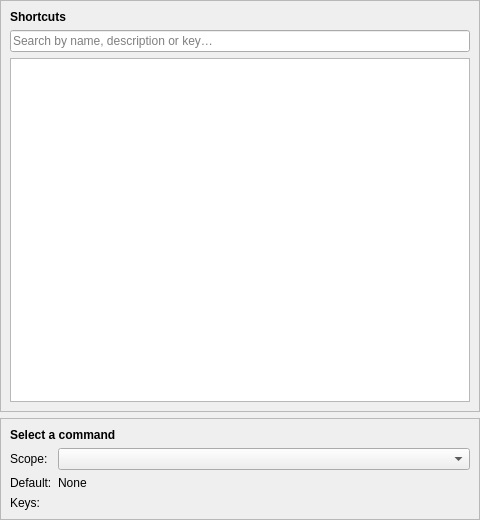
<?xml version="1.0" encoding="UTF-8"?>
<ui version="4.0">
 <class>ShortcutsPage</class>
 <widget class="QWidget" name="ShortcutsPage">
  <property name="geometry">
   <rect>
    <x>0</x>
    <y>0</y>
    <width>480</width>
    <height>520</height>
   </rect>
  </property>
  <layout class="QVBoxLayout" name="main_layout">
   <property name="leftMargin">
    <number>0</number>
   </property>
   <property name="topMargin">
    <number>0</number>
   </property>
   <property name="rightMargin">
    <number>0</number>
   </property>
   <property name="bottomMargin">
    <number>0</number>
   </property>
   <item>
    <widget class="QFrame" name="shortcuts_frame">
     <property name="frameShape">
      <enum>QFrame::Shape::StyledPanel</enum>
     </property>
     <property name="frameShadow">
      <enum>QFrame::Shadow::Raised</enum>
     </property>
     <layout class="QVBoxLayout" name="shortcuts_frame_layout">
      <item>
       <widget class="QLabel" name="shortcuts_frame_label">
        <property name="font">
         <font>
          <bold>true</bold>
         </font>
        </property>
        <property name="text">
         <string>Shortcuts</string>
        </property>
       </widget>
      </item>
      <item>
       <widget class="QLineEdit" name="search_edit">
        <property name="placeholderText">
         <string>Search by name, description or key…</string>
        </property>
        <property name="clearButtonEnabled">
         <bool>true</bool>
        </property>
        <property name="scratch" stdset="0">
         <bool>true</bool>
        </property>
       </widget>
      </item>
      <item>
       <widget class="ShortcutsTableView" name="shortcuts_table">
        <property name="editTriggers">
         <set>QAbstractItemView::EditTrigger::NoEditTriggers</set>
        </property>
        <property name="selectionMode">
         <enum>QAbstractItemView::SelectionMode::SingleSelection</enum>
        </property>
        <property name="selectionBehavior">
         <enum>QAbstractItemView::SelectionBehavior::SelectRows</enum>
        </property>
        <property name="showGrid">
         <bool>false</bool>
        </property>
        <property name="wordWrap">
         <bool>false</bool>
        </property>
        <attribute name="verticalHeaderVisible">
         <bool>false</bool>
        </attribute>
       </widget>
      </item>
     </layout>
    </widget>
   </item>
   <item>
    <widget class="QFrame" name="selected_frame">
     <property name="frameShape">
      <enum>QFrame::Shape::StyledPanel</enum>
     </property>
     <property name="frameShadow">
      <enum>QFrame::Shadow::Raised</enum>
     </property>
     <layout class="QVBoxLayout" name="selected_frame_layout">
      <item>
       <widget class="QLabel" name="selected_frame_label">
        <property name="font">
         <font>
          <bold>true</bold>
         </font>
        </property>
        <property name="text">
         <string>Select a command</string>
        </property>
       </widget>
      </item>
      <item>
       <layout class="QFormLayout" name="editor_form">
        <item row="0" column="0">
         <widget class="QLabel" name="scope_label">
          <property name="text">
           <string>Scope:</string>
          </property>
          <property name="buddy">
           <cstring>scope_combo</cstring>
          </property>
         </widget>
        </item>
        <item row="0" column="1">
         <widget class="QComboBox" name="scope_combo">
          <property name="scratch" stdset="0">
           <bool>true</bool>
          </property>
         </widget>
        </item>
        <item row="1" column="0">
         <widget class="QLabel" name="default_label">
          <property name="text">
           <string>Default:</string>
          </property>
         </widget>
        </item>
        <item row="1" column="1">
         <widget class="QLabel" name="default_keys_label">
          <property name="text">
           <string>None</string>
          </property>
         </widget>
        </item>
        <item row="2" column="0">
         <widget class="QLabel" name="keys_label">
          <property name="text">
           <string>Keys:</string>
          </property>
         </widget>
        </item>
        <item row="2" column="1">
         <widget class="KeyListEditor" name="keys_editor" native="true">
          <property name="scratch" stdset="0">
           <bool>true</bool>
          </property>
         </widget>
        </item>
       </layout>
      </item>
     </layout>
    </widget>
   </item>
  </layout>
 </widget>
 <customwidgets>
  <customwidget>
   <class>KeyListEditor</class>
   <extends>QWidget</extends>
   <header>rehuco_agent.settings.ui.key_list_editor</header>
   <container>0</container>
  </customwidget>
  <customwidget>
   <class>ShortcutsTableView</class>
   <extends>QTableView</extends>
   <header>rehuco_agent.settings.ui.shortcuts_table_view</header>
  </customwidget>
 </customwidgets>
 <resources/>
 <connections/>
</ui>
